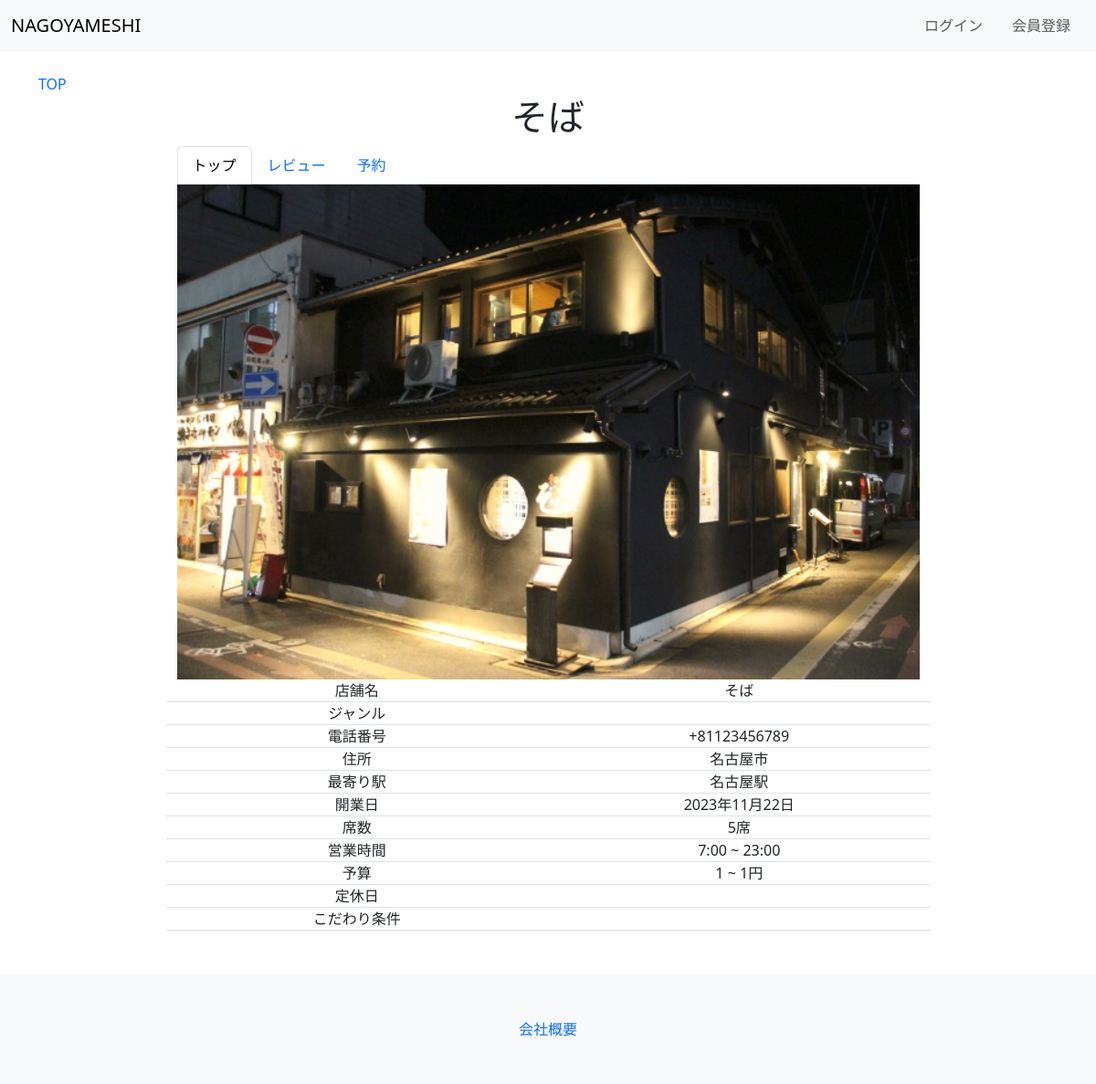
/nagoyameshi/detail/1, run on an earlier commit of the app's database.
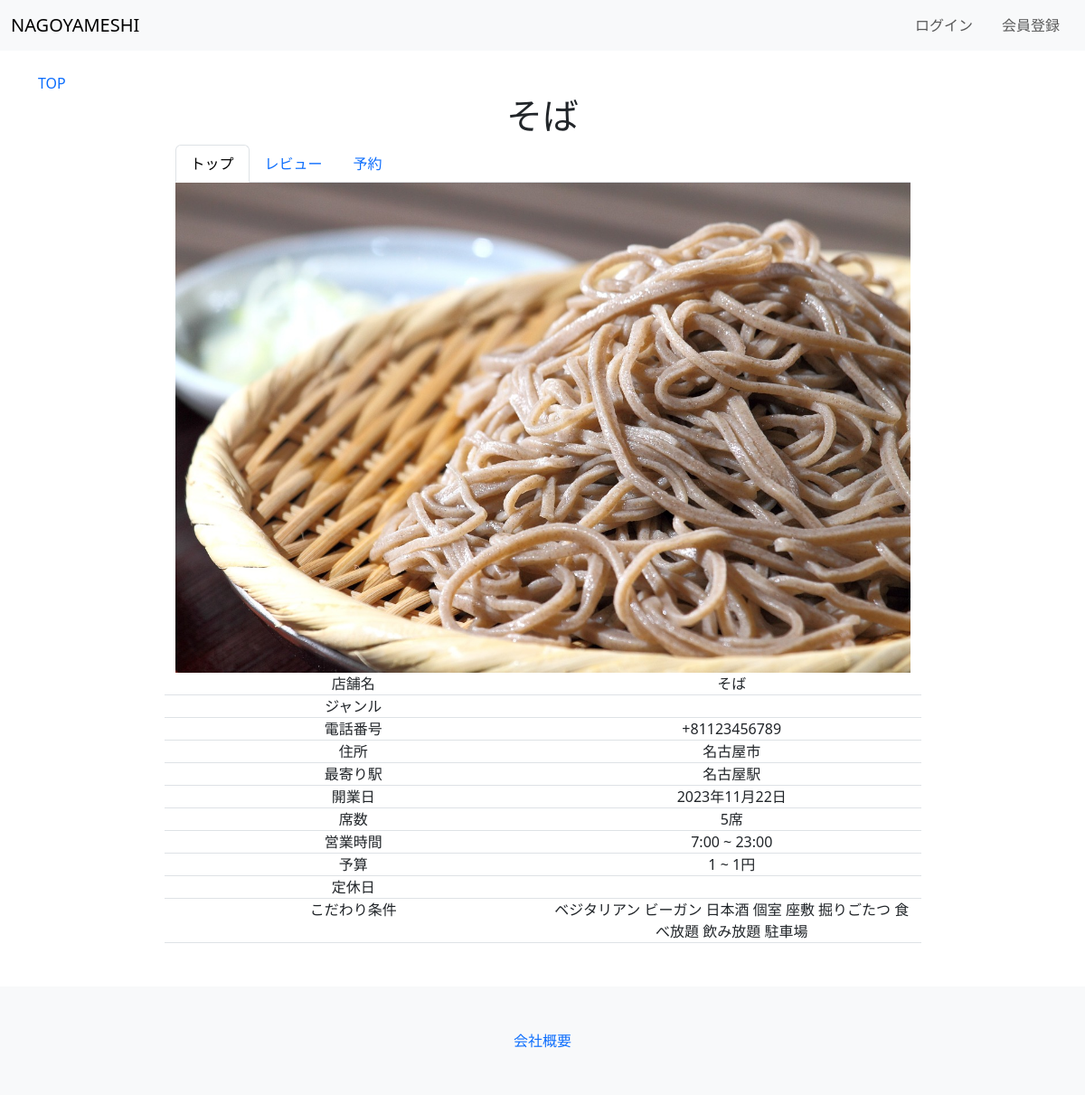
And on a later commit of the database.
### nagoyameshi/models.py (models this page shows, shortened)
class Shop(models.Model):
    name = models.CharField(verbose_name="店名", max_length=50)
    image = models.ImageField(verbose_name="写真", blank=True, default="media_local/noImage.png", upload_to="media_local")
    phonenumber = PhoneNumberField(verbose_name="電話番号", region='JP', default="01-2345-6789")
    address = models.CharField(verbose_name="住所", max_length=100, default="名古屋市")
    access = models.CharField(verbose_name="アクセス", max_length=100, default="徒歩5分")
    neareststation = models.CharField(verbose_name="最寄駅", max_length=50, default="名古屋駅")
    condition = models.ManyToManyField("Condition", verbose_name="こだわり条件")
    openingdate = models.DateField(verbose_name="開業日", default="1990-11-11")
    seats = models.PositiveIntegerField(verbose_name="席数", default="20")
    opening_time = models.TimeField(verbose_name="開店時間", default="7:00")
    closing_time = models.TimeField(verbose_name="閉店時間", default="22:00")
    day_of_week = models.ManyToManyField("DayOfWeek", verbose_name="定休日")
    budget_min = models.PositiveIntegerField(verbose_name="予算(安)", default="1000")
    budget_max = models.PositiveIntegerField(verbose_name="予算(高)", default="10000")
    genre = models.ManyToManyField("Genre", verbose_name="ジャンル")
    created_at = models.DateField(auto_now_add = True)
    updated_at = models.DateField(auto_now = True)

class Condition(models.Model):
    kodawari = models.CharField(verbose_name="こだわり条件", max_length=50,)
    def __str__(self):
        return(self.kodawari)

### nagoyameshi/views.py (the view)
# urls.py: path('detail/<int:pk>', views.ShopDetail, name='detail'),
def ShopDetail(request, pk):
    shop = get_object_or_404(Shop, pk=pk)
    conditions = shop.condition.all()
    params = {
        'shop': shop,
        'conditions': conditions,
    }
    return render(request, "nagoyameshi/shop_detail.html", params)

### nagoyameshi/models.py (called while the page is built)
    def __str__(self):
        return str(self.name)

### nagoyameshi/templates/nagoyameshi/shop_detail.html (shortened to what this page needs)
{% extends "base.html" %}
{% load static %}
{% block content %}
<a href="{% url 'nagoyameshi:top' %}">TOP</a>
<div class="container text-center w-75">
  <div class="row">
    <h1 class="col text-center">{{shop.name}}</h1>
  </div>
  <ul class="nav nav-tabs" id="myTab" role="tablist">
    <li class="nav-item" role="presentation">
      <button class="nav-link active" id="home-tab" data-bs-toggle="tab" data-bs-target="#home" type="button" role="tab" aria-controls="home" aria-selected="true">トップ</button>
    </li>
    <li class="nav-item" role="presentation">
      <button class="nav-link" id="review-tab" data-bs-toggle="tab" data-bs-target="#review" type="button" role="tab" aria-controls="review" aria-selected="false">レビュー</button>
    </li>
    <li class="nav-item" role="presentation">
      <button class="nav-link" id="reserve-tab" data-bs-toggle="tab" data-bs-target="#reserve" type="button" role="tab" aria-controls="reserve" aria-selected="false">予約</button>
    </li>
  </ul>
  <div class="tab-content">
    <div class="tab-pane active" id="home" role="tabpanel" aria-labelledby="home-tab" tabindex="0">
      <img class="card-img-top" src="{{shop.image.url}}">
        <div class="row border-bottom">
          <div class="col">店舗名</div>
          <div class="col">{{shop.name}}</div>
        </div>
        <div class="row border-bottom">
          <div class="col">ジャンル</div>
          <div class="col">
          </div>
        </div>
        <div class="row border-bottom">
          <div class="col">電話番号</div>
          <div class="col">{{shop.phonenumber}}</div>
        </div>
        <div class="row border-bottom">
          <div class="col">住所</div>
          <div class="col">{{shop.address}}</div>
        </div>
        <div class="row border-bottom">
          <div class="col">最寄り駅</div>
          <div class="col">{{shop.neareststation}}</div>
        </div>
        <div class="row border-bottom">
          <div class="col">開業日</div>
          <div class="col">{{shop.openingdate}}</div>
        </div>
        <div class="row border-bottom">
          <div class="col">席数</div>
          <div class="col">{{shop.seats}}席</div>
        </div>
        <div class="row border-bottom">
          <div class="col">営業時間</div>
          <div class="col">{{shop.opening_time}} ~ {{shop.closing_time}}</div>
        </div>
        <div class="row border-bottom">
          <div class="col">予算</div>
          <div class="col">{{shop.budget_min}} ~ {{shop.budget_max}}円</div>
        </div>
        <div class="row border-bottom">
          <div class="col">定休日</div>
          <div class="col">
          </div>
        </div>
        <div class="row border-bottom">
          <div class="col">こだわり条件</div>
          <div class="col">
            {% for cond in shop.condition.all %}
            {{ cond }}
            {% endfor %}
          </div>
        </div>
    </div>
  </div>
</div>
{% endblock content %}

### templates/base.html (shortened to what this page needs)
{% load static %}
<!DOCTYPE html>
<html lang="ja">
<head>
    <link href="https://cdn.jsdelivr.net/npm/bootstrap@5.3.0/dist/css/bootstrap.min.css" rel="stylesheet">
    <link rel="stylesheet" type="text/css" href="{% static 'nagoyameshi/css/style.css' %}">
</head>
<body>
    <nav class="navbar navbar-expand-lg bg-body-tertiary">
        <div class="container-fluid">
          <a class="navbar-brand" href="{% url 'nagoyameshi:top' %}">NAGOYAMESHI</a>
            <div class="collapse navbar-collapse justify-content-end" id="navbarNav">
                <ul class="navbar-nav">
                    {% if request.user.is_authenticated %}
                    <span class="navbar-text">ようこそ{{ user.get_username }}さん</span>
                    <li class="nav-item px-2">
                        <a class="nav-link" href="{% url 'accounts:logout' %}">ログアウト</a>
                    </li>
                    {% else %}
                    <li class="nav-item px-2">
                        <a class="nav-link" href="{% url 'accounts:login' %}">ログイン</a>
                    </li>
                    <li class="nav-item px-2">
                        <a class="nav-link" href="{% url 'accounts:signup' %}">会員登録</a>
                    </li>
                    {% endif %}
                </ul>
            </div>
        </div>
    </nav>
    <div class="container mt-4">
        {% block content %}{% endblock %}
    </div>
    <footer class="bg-light mt-5">
        <div class="d-flex justify-content-center">
            <a href="" class="m-5">会社概要</a>
        </div>
    </footer>
</body>
</html>

### nagoyameshi/static/nagoyameshi/css/style.css (style rules this page uses)
a { text-decoration: none; }

What changed in the data, as far as the page shows it:
changed Shop "そば": image: a different picture
added Condition: kodawari "ベジタリアン"
added Condition: kodawari "ビーガン"
added Condition: kodawari "日本酒"
added Condition: kodawari "個室"
added Condition: kodawari "座敷"
added Condition: kodawari "掘りごたつ"
added Condition: kodawari "食べ放題"
added Condition: kodawari "飲み放題"
added Condition: kodawari "駐車場"
